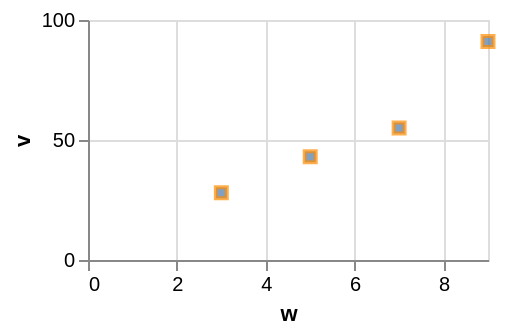

Source (Vega-Lite JSON):
### Vega-Lite specification from a JSON file in a GitHub repository (floating-point values rounded to 4 significant figures)
{"$schema": "https://vega.github.io/schema/vega-lite/v6.json", "width": 200, "height": 120, "data": {"values": [{"c": "alpha", "v": 28, "w": 3, "t": "2024-01-07"}, {"c": "beta", "v": 55, "w": 7, "t": "2024-03-19"}, {"c": "gamma", "v": 43, "w": 5, "t": "2024-06-02"}, {"c": "delta", "v": 91, "w": 9, "t": "2024-09-11"}]}, "mark": {"type": "square", "stroke": "darkorange"}, "encoding": {"x": {"field": "w", "type": "quantitative"}, "y": {"field": "v", "type": "quantitative"}}}
